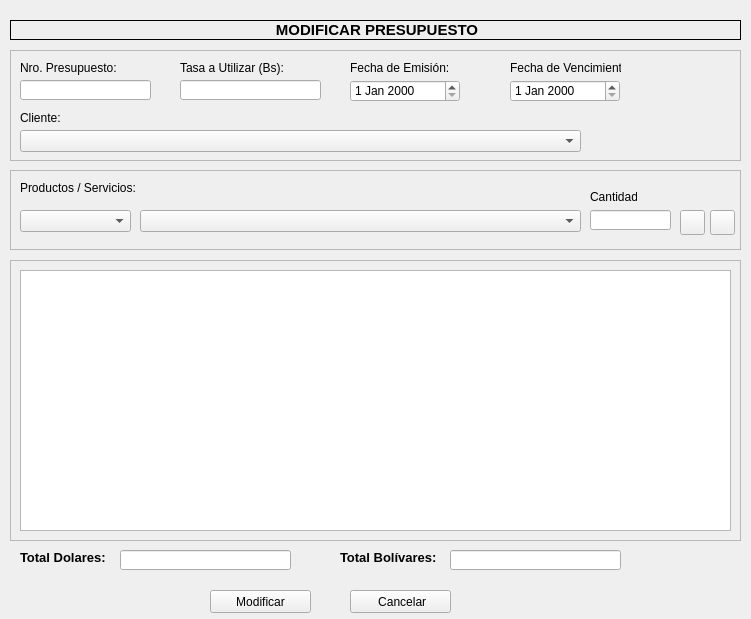
<?xml version="1.0" encoding="UTF-8"?>
<ui version="4.0">
 <class>modPresupuestoWindow</class>
 <widget class="QWidget" name="modPresupuestoWindow">
  <property name="geometry">
   <rect>
    <x>0</x>
    <y>0</y>
    <width>751</width>
    <height>619</height>
   </rect>
  </property>
  <property name="windowTitle">
   <string>Modificar Presupuesto</string>
  </property>
  <widget class="QLabel" name="label">
   <property name="geometry">
    <rect>
     <x>10</x>
     <y>20</y>
     <width>731</width>
     <height>20</height>
    </rect>
   </property>
   <property name="frameShape">
    <enum>QFrame::Box</enum>
   </property>
   <property name="text">
    <string>&lt;html&gt;&lt;head/&gt;&lt;body&gt;&lt;p align=&quot;center&quot;&gt;&lt;span style=&quot; font-size:11pt; font-weight:600;&quot;&gt;MODIFICAR PRESUPUESTO&lt;/span&gt;&lt;/p&gt;&lt;/body&gt;&lt;/html&gt;</string>
   </property>
  </widget>
  <widget class="QFrame" name="frame">
   <property name="geometry">
    <rect>
     <x>10</x>
     <y>50</y>
     <width>731</width>
     <height>111</height>
    </rect>
   </property>
   <property name="frameShape">
    <enum>QFrame::StyledPanel</enum>
   </property>
   <property name="frameShadow">
    <enum>QFrame::Raised</enum>
   </property>
   <widget class="QLabel" name="label_2">
    <property name="geometry">
     <rect>
      <x>340</x>
      <y>10</y>
      <width>111</width>
      <height>16</height>
     </rect>
    </property>
    <property name="text">
     <string>&lt;html&gt;&lt;head/&gt;&lt;body&gt;&lt;p&gt;Fecha de Emisión:&lt;/p&gt;&lt;/body&gt;&lt;/html&gt;</string>
    </property>
   </widget>
   <widget class="QDateEdit" name="presupuestoEmiModDateEdit">
    <property name="geometry">
     <rect>
      <x>340</x>
      <y>30</y>
      <width>110</width>
      <height>22</height>
     </rect>
    </property>
   </widget>
   <widget class="QLabel" name="label_3">
    <property name="geometry">
     <rect>
      <x>500</x>
      <y>10</y>
      <width>111</width>
      <height>16</height>
     </rect>
    </property>
    <property name="text">
     <string>&lt;html&gt;&lt;head/&gt;&lt;body&gt;&lt;p&gt;Fecha de Vencimiento:&lt;/p&gt;&lt;/body&gt;&lt;/html&gt;</string>
    </property>
   </widget>
   <widget class="QDateEdit" name="presupuestoVencModDateEdit">
    <property name="geometry">
     <rect>
      <x>500</x>
      <y>30</y>
      <width>110</width>
      <height>22</height>
     </rect>
    </property>
   </widget>
   <widget class="QLabel" name="label_4">
    <property name="geometry">
     <rect>
      <x>10</x>
      <y>10</y>
      <width>101</width>
      <height>16</height>
     </rect>
    </property>
    <property name="text">
     <string>&lt;html&gt;&lt;head/&gt;&lt;body&gt;&lt;p&gt;Nro. Presupuesto:&lt;/p&gt;&lt;/body&gt;&lt;/html&gt;</string>
    </property>
   </widget>
   <widget class="QLineEdit" name="presupuestoNroModlineEdit">
    <property name="geometry">
     <rect>
      <x>10</x>
      <y>30</y>
      <width>131</width>
      <height>20</height>
     </rect>
    </property>
   </widget>
   <widget class="QLabel" name="label_5">
    <property name="geometry">
     <rect>
      <x>10</x>
      <y>60</y>
      <width>61</width>
      <height>16</height>
     </rect>
    </property>
    <property name="text">
     <string>&lt;html&gt;&lt;head/&gt;&lt;body&gt;&lt;p&gt;Cliente:&lt;/p&gt;&lt;/body&gt;&lt;/html&gt;</string>
    </property>
   </widget>
   <widget class="QComboBox" name="presupuestoClienteModComboBox">
    <property name="geometry">
     <rect>
      <x>10</x>
      <y>80</y>
      <width>561</width>
      <height>22</height>
     </rect>
    </property>
   </widget>
   <widget class="QLabel" name="label_6">
    <property name="geometry">
     <rect>
      <x>170</x>
      <y>10</y>
      <width>121</width>
      <height>16</height>
     </rect>
    </property>
    <property name="text">
     <string>&lt;html&gt;&lt;head/&gt;&lt;body&gt;&lt;p&gt;Tasa a Utilizar (Bs):&lt;/p&gt;&lt;/body&gt;&lt;/html&gt;</string>
    </property>
   </widget>
   <widget class="QLineEdit" name="presupuestoTasaModLineEdit">
    <property name="geometry">
     <rect>
      <x>170</x>
      <y>30</y>
      <width>141</width>
      <height>20</height>
     </rect>
    </property>
   </widget>
  </widget>
  <widget class="QFrame" name="frame_2">
   <property name="geometry">
    <rect>
     <x>10</x>
     <y>170</y>
     <width>731</width>
     <height>80</height>
    </rect>
   </property>
   <property name="frameShape">
    <enum>QFrame::StyledPanel</enum>
   </property>
   <property name="frameShadow">
    <enum>QFrame::Raised</enum>
   </property>
   <widget class="QLabel" name="label_7">
    <property name="geometry">
     <rect>
      <x>10</x>
      <y>10</y>
      <width>121</width>
      <height>16</height>
     </rect>
    </property>
    <property name="text">
     <string>&lt;html&gt;&lt;head/&gt;&lt;body&gt;&lt;p&gt;Productos / Servicios:&lt;/p&gt;&lt;/body&gt;&lt;/html&gt;</string>
    </property>
   </widget>
   <widget class="QComboBox" name="presupuestoTipoModComboBox">
    <property name="geometry">
     <rect>
      <x>10</x>
      <y>40</y>
      <width>111</width>
      <height>22</height>
     </rect>
    </property>
   </widget>
   <widget class="QComboBox" name="presupuestoProdServModComboBox">
    <property name="geometry">
     <rect>
      <x>130</x>
      <y>40</y>
      <width>441</width>
      <height>22</height>
     </rect>
    </property>
   </widget>
   <widget class="QLineEdit" name="presupuestoCantModLineEdit">
    <property name="geometry">
     <rect>
      <x>580</x>
      <y>40</y>
      <width>81</width>
      <height>20</height>
     </rect>
    </property>
   </widget>
   <widget class="QPushButton" name="presupuestoModAddPushButton">
    <property name="geometry">
     <rect>
      <x>670</x>
      <y>40</y>
      <width>25</width>
      <height>25</height>
     </rect>
    </property>
    <property name="text">
     <string/>
    </property>
    <property name="icon">
     <iconset>
      <normaloff>../assets/icons/botones/agregar_item.png</normaloff>../assets/icons/botones/agregar_item.png</iconset>
    </property>
    <property name="iconSize">
     <size>
      <width>24</width>
      <height>24</height>
     </size>
    </property>
   </widget>
   <widget class="QLabel" name="label_11">
    <property name="geometry">
     <rect>
      <x>580</x>
      <y>20</y>
      <width>47</width>
      <height>13</height>
     </rect>
    </property>
    <property name="text">
     <string>&lt;html&gt;&lt;head/&gt;&lt;body&gt;&lt;p&gt;Cantidad:&lt;/p&gt;&lt;/body&gt;&lt;/html&gt;</string>
    </property>
   </widget>
   <widget class="QPushButton" name="presupuestoModElimPushButton">
    <property name="geometry">
     <rect>
      <x>700</x>
      <y>40</y>
      <width>25</width>
      <height>25</height>
     </rect>
    </property>
    <property name="text">
     <string/>
    </property>
    <property name="icon">
     <iconset>
      <normaloff>../assets/icons/botones/eliminar_item.png</normaloff>../assets/icons/botones/eliminar_item.png</iconset>
    </property>
    <property name="iconSize">
     <size>
      <width>24</width>
      <height>24</height>
     </size>
    </property>
   </widget>
  </widget>
  <widget class="QFrame" name="frame_3">
   <property name="geometry">
    <rect>
     <x>10</x>
     <y>260</y>
     <width>731</width>
     <height>281</height>
    </rect>
   </property>
   <property name="frameShape">
    <enum>QFrame::StyledPanel</enum>
   </property>
   <property name="frameShadow">
    <enum>QFrame::Raised</enum>
   </property>
   <widget class="QTableWidget" name="presupuestoModTableWidget">
    <property name="geometry">
     <rect>
      <x>10</x>
      <y>10</y>
      <width>711</width>
      <height>261</height>
     </rect>
    </property>
   </widget>
  </widget>
  <widget class="QLabel" name="label_8">
   <property name="geometry">
    <rect>
     <x>20</x>
     <y>550</y>
     <width>101</width>
     <height>16</height>
    </rect>
   </property>
   <property name="text">
    <string>&lt;html&gt;&lt;head/&gt;&lt;body&gt;&lt;p&gt;&lt;span style=&quot; font-size:10pt; font-weight:600;&quot;&gt;Total Dolares:&lt;/span&gt;&lt;/p&gt;&lt;/body&gt;&lt;/html&gt;</string>
   </property>
  </widget>
  <widget class="QLabel" name="label_9">
   <property name="geometry">
    <rect>
     <x>340</x>
     <y>550</y>
     <width>111</width>
     <height>16</height>
    </rect>
   </property>
   <property name="text">
    <string>&lt;html&gt;&lt;head/&gt;&lt;body&gt;&lt;p&gt;&lt;span style=&quot; font-size:10pt; font-weight:600;&quot;&gt;Total Bolívares:&lt;/span&gt;&lt;/p&gt;&lt;/body&gt;&lt;/html&gt;</string>
   </property>
  </widget>
  <widget class="QLabel" name="label_10">
   <property name="geometry">
    <rect>
     <x>450</x>
     <y>550</y>
     <width>271</width>
     <height>16</height>
    </rect>
   </property>
   <property name="text">
    <string>&lt;html&gt;&lt;head/&gt;&lt;body&gt;&lt;p&gt;&lt;br/&gt;&lt;/p&gt;&lt;/body&gt;&lt;/html&gt;</string>
   </property>
  </widget>
  <widget class="QPushButton" name="presupuestoAceptarModPushButton">
   <property name="geometry">
    <rect>
     <x>210</x>
     <y>590</y>
     <width>101</width>
     <height>23</height>
    </rect>
   </property>
   <property name="text">
    <string>Modificar</string>
   </property>
   <property name="icon">
    <iconset>
     <normaloff>../assets/icons/botones/modificar.png</normaloff>../assets/icons/botones/modificar.png</iconset>
   </property>
  </widget>
  <widget class="QPushButton" name="presupuestoCancelarModPushButton">
   <property name="geometry">
    <rect>
     <x>350</x>
     <y>590</y>
     <width>101</width>
     <height>23</height>
    </rect>
   </property>
   <property name="text">
    <string> Cancelar</string>
   </property>
   <property name="icon">
    <iconset>
     <normaloff>../assets/icons/botones/cancelar.png</normaloff>../assets/icons/botones/cancelar.png</iconset>
   </property>
  </widget>
  <widget class="QLineEdit" name="presupuestoTotDolarModLineEdit">
   <property name="enabled">
    <bool>true</bool>
   </property>
   <property name="geometry">
    <rect>
     <x>120</x>
     <y>550</y>
     <width>171</width>
     <height>20</height>
    </rect>
   </property>
   <property name="readOnly">
    <bool>true</bool>
   </property>
  </widget>
  <widget class="QLineEdit" name="presupuestoTotBsModLineEdit">
   <property name="enabled">
    <bool>true</bool>
   </property>
   <property name="geometry">
    <rect>
     <x>450</x>
     <y>550</y>
     <width>171</width>
     <height>20</height>
    </rect>
   </property>
   <property name="readOnly">
    <bool>true</bool>
   </property>
  </widget>
 </widget>
 <resources/>
 <connections/>
</ui>
